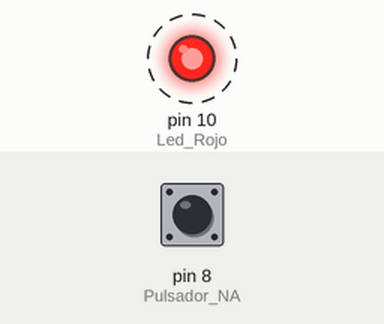
This sketch was run on a simulated Arduino Uno, built with avr-gcc and run on an emulated ATmega328P. On the bench: output pins drawn as LEDs (lit = HIGH). Dashed ring = blinking. The inputs (shaded band) are chosen by the test bench; at power-on: pin 8 (Pulsador_NA) HIGH.

Above: at 0.5 s.
Timing chart, 0 to 4.6 s (numbered marks = the images above):
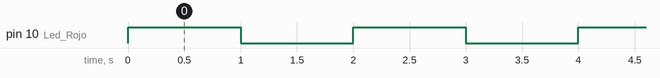

Measured:
- by itself, pin 10 (Led_Rojo): alternates HIGH for 1.0 s and LOW for 1.0 s

The sketch:

explicacion_8.ino
```cpp
//explicacion_8

//Se definen las siguientes variables a numeros de pines en el arduino.
int Led_Rojo = 10;
int Led_Verde = 9;
int Pulsador_NA = 8;

//Esta variable se define como un bit de control/informacion. Para guardar en memoria un dato de numero entero(int).
int Estado_Pulsador_NA = 0;

//En este setup se delcaran el modo de pin de los pines definidos anteriormente.
void setup(){
  pinMode(Led_Rojo, OUTPUT); //La variable, que es igual a 10 (pin 10), se declara como SALIDA.
  pinMode(Led_Rojo, OUTPUT);  //la variable, que es igual a 9 (pin 9), se declara como SALIDA.
  pinMode(Pulsador_NA, INPUT); //la variable, que es igual a 8 (pin 8), se declara como ENTRADA.

}

//En ese bloque se repite infinitamente el programa.
void loop(){
/*
  Se define la variable de informacion Estado_Pulsador_NA como el valor de la lectura digital
  del Pulsador_NA (pin 8). Al ser digital, se interpretan valores binarios/booleanos 0 y 1 (ALTO y BAJO).
  */
  Estado_Pulsador_NA = digitalRead(Pulsador_NA);

//Entramos al Arbol Logico del programa:
  //Aqui decimos (condicion): SI el valor de Estado_Pulsador_NA es BAJO (0), entonces ejecutar el bloque de codigo.
  //En este caso, (teoricamente) el led rojo va prender y el verde se apagara, se mantiene por 100 millisegundos y se reversa.
  //Se mantiene este ciclo hasta que se haga FALSA la condicion.
  if(Estado_Pulsador_NA == LOW){
    digitalWrite(Led_Rojo, HIGH);
    digitalWrite(Led_Verde, LOW);
    delay(100);
    digitalWrite(Led_Rojo, LOW);
    digitalWrite(Led_Verde, HIGH);
    delay(100);
  }
  //En cualquier otro caso (ver funcion de: else*), ejecutar el siguiente bloque (saltando el anterior):
  //Parpadear ambos LEDs por dos ciclos con un intervalo de 1 segundo entre prender y apagar.
  else{
    digitalWrite(Led_Rojo, HIGH);
    digitalWrite(Led_Verde, HIGH);
    delay(1000);
    digitalWrite(Led_Rojo, LOW);
    digitalWrite(Led_Verde, LOW);
    delay(1000);
    digitalWrite(Led_Rojo, HIGH);
    digitalWrite(Led_Verde, HIGH);
    delay(1000);
    digitalWrite(Led_Rojo, LOW);
    digitalWrite(Led_Verde, LOW);
    delay(1000);
  }
}

/*

else* :
  En un arbol logico de "if", se utiliza para definir que ejecutar si todas las condiciones anteriores son falsas.
  https://www.arduino.cc/reference/en/language/structure/control-structure/else/

Circuito simulado en: https://www.tinkercad.com/things/eBA8KWzrzRe

*/
```
